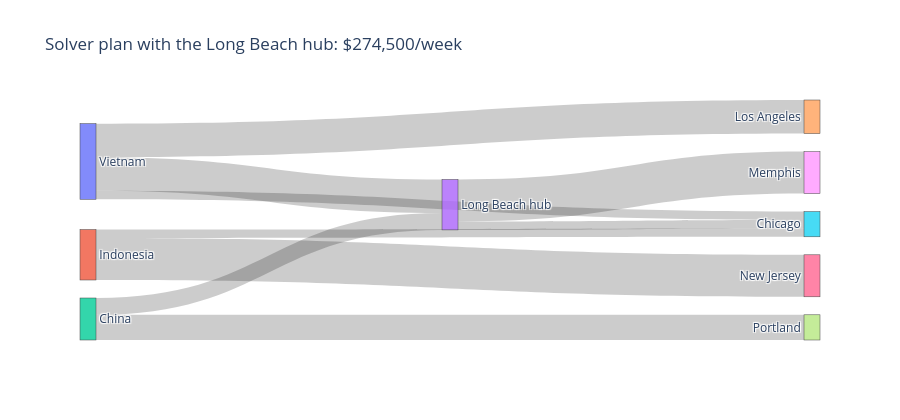

Write notebook code for a chart like this one.
### Code cell
flows = ([(f, d, q) for (f, d), v in ship_b.items() if (q := v.varValue) > 1e-6]
         + [(f, HUB, q) for f, v in into_hub_b.items() if (q := v.varValue) > 1e-6]
         + [(HUB, d, q) for d, v in out_of_hub_b.items() if (q := v.varValue) > 1e-6])
flow_picture(flows, f"Solver plan with the Long Beach hub: ${cost_b:,.0f}/week")

### Figure 1 — Plotly figure (JSON) as saved in the notebook; plotly's stock layout.template omitted (floating-point values rounded to 4 significant figures)
{"data": [{"link": {"hovertemplate": "%{source.label} -> %{target.label}<br>%{value:,.0f} pairs<extra></extra>", "source": [0, 0, 1, 1, 2, 0, 2, 3, 3], "target": [4, 5, 6, 5, 7, 3, 3, 8, 5], "value": [20000, 5000, 25000, 5000, 15000, 20000, 10000, 25000, 5000]}, "node": {"label": ["Vietnam", "Indonesia", "China", "Long Beach hub", "Los Angeles", "Chicago", "New Jersey", "Portland", "Memphis"], "pad": 18, "thickness": 16}, "type": "sankey"}], "layout": {"height": 420, "title": {"text": "Solver plan with the Long Beach hub: $274,500/week"}, "width": 900}}
